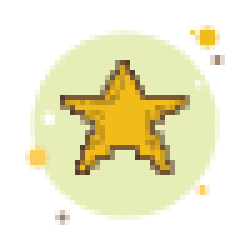
#> input picture Code_PhD_qualifying/star.png, 50 x 50 px (shown 5 times larger)
$ python GMM_practice.py
#> lines starting #> are read from the running program, lines starting #| are printed output that depends on the picture
import matplotlib.pyplot as plt
from matplotlib import style
style.use('fivethirtyeight')
from sklearn.datasets import make_blobs
import numpy as np
from scipy.stats import multivariate_normal


# def extract_vector


from PIL import Image

# [35 lines left out: function get_pixel, not called in this run]


def get_pixel2(img):
#> called with img = 'star.png'
    im = Image.open(img).convert("RGB")   # for png we need .convert("RGB")
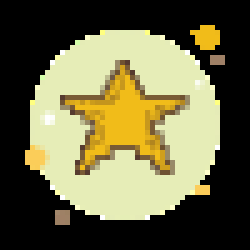
#> im: PIL image 50x50 RGB (shown 5 times larger); mean R, G, B 106.5, 102.6, 68.8
    # im = Image.open('images.jpeg')
    # im = Image.open('rgb.png').convert("RGB")
    new_image = im.resize((100, 100))
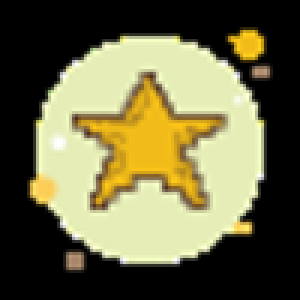
#> new_image: PIL image 100x100 RGB (shown 3 times larger); mean R, G, B 107, 103.2, 69.3
    # new_image.save('image_100.jpg')

    # im = Image.open('my.png')
    pix = new_image.load()
    # print(im.size)  # Get the width and hight of the image for iterating over
    # print(pix[10,10])  # Get the RGBA Value of the a pixel of an image

    # print(pix)
    width, height = new_image.size
#> width = 100; height = 100
    channels = 3

    pixel_values = list(new_image.getdata())
#> pixel_values = 10000 items, first 6: (0, 0, 0), (0, 0, 0), (0, 0, 0), (0, 0, 0), (0, 0, 0), (0, 0, 0)
    pixel_values = np.array(pixel_values).reshape((width, height, channels))


    print(pixel_values.shape)
#| (100, 100, 3)

    pix1 = pixel_values[0,1,:]
#> pix1 = [0, 0, 0]
    # print(pix1)
    # print(pixel_values[0].shape)

    pix_list = []
    pix_list2 = np.zeros([width*height,3], dtype = float)
    i = 0
    for x in range(width):
        for y in range(height):
            pix = pixel_values[x,y,:]
            pix_list.append(pix)
            pix_list2[i,:] = pix/255
            i+= 1
#> after the loop, i = 10000; pix_list = 10000 items, first 6: [0, 0, 0], [0, 0, 0], [0, 0, 0], [0, 0, 0], [0, 0, 0], [0, 0, 0]
    print(len(pix_list))
#| 10000
    print(np.array(pix_list).shape)
#| (10000, 3)
    # return (np.array(pix_list)/255) #pix_list
    return pix_list2


class GMM:

    def __init__(self,X,number_of_sources,iterations):
        self.iterations = iterations
        self.number_of_sources = number_of_sources
        self.X = X
        self.mu = None
        self.pi = None
        self.cov = None
        self.XY = None


    """Define a function which runs for iterations, iterations"""
    def run(self):
        self.reg_cov = 1e-6*np.identity(len(self.X[0]))
#> self.reg_cov = [[1e-06, 0, 0], [0, 1e-06, 0], [0, 0, 1e-06]]
        x,y = np.meshgrid(np.sort(self.X[:,0]),np.sort(self.X[:,1]))
#> (the run stopped early here; a loop or call above may not have finished)
